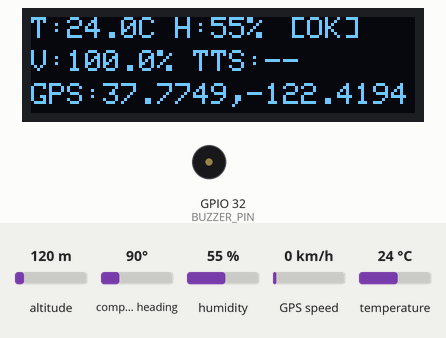
Simulated run of this sketch. Board: ESP32. Shown: 128×32 one-colour display, buzzer (waves = sounding, pin HIGH). Inputs (shaded band) come from the test bench; at power-on: humidity 55 %, temperature 24 °C, altitude 120 m, compass heading 90°, GPS speed 0 km/h. WiFi joins after 1.5 s; servers stay silent unless stated; uploads are accepted with an empty reply; the GPS gets a fix after 3 s at 37.7749, -122.4194 with 8 satellites; what the sketch prints to the serial monitor is not drawn.

Above: at 5.9 s.
6.0 s: humidity set to 22 %
At 8.4 s:
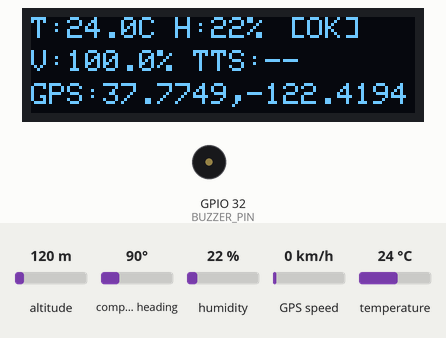
9.4 s: temperature set to 12 °C
At 12.0 s:
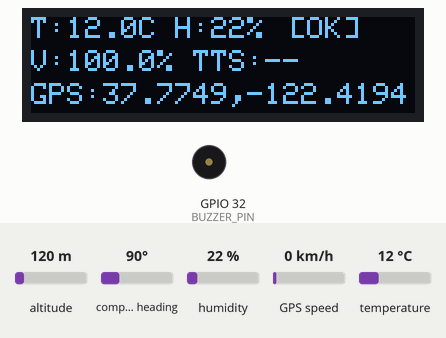
12.4 s: humidity set to 40 %
At 14.3 s:
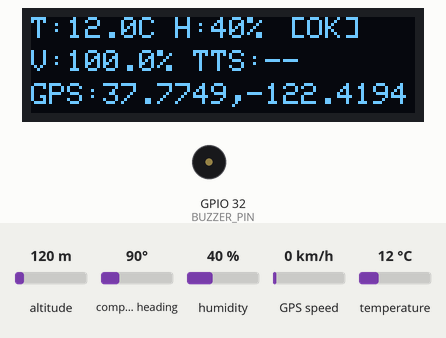
15.4 s: temperature set to 19 °C
At 17.9 s:
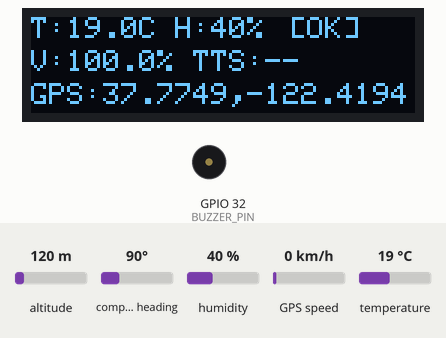
Timing chart, 0 to 19.4 s (numbered marks = the images above; inputs shaded):
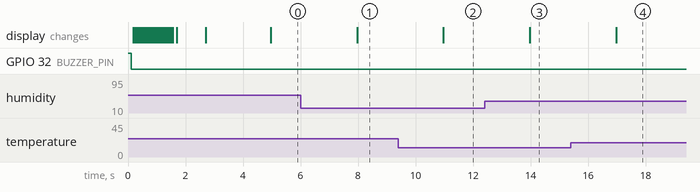

The sketch:

esp32_coldchain.ino
```cpp
/**
 * ============================================================================
 * AGESICHAIN COLD-CHAIN KINETIC MONITORING SYSTEM
 * Unified Production ESP32 Firmware
 * ============================================================================
 *
 * Hardware Pin Connections (Customized for your build):
 * ────────────────────────────────────────────────────────────────────────────
 * 1. OLED Display (0.91-inch, I2C, 128x32):
 *    - VCC  -> 3V3
 *    - GND  -> GND
 *    - SDA  -> GPIO 21 (D21)
 *    - SCL  -> GPIO 22 (D22)
 *    - Address: 0x3C
 *
 * 2. DHT11 Temperature & Humidity Sensor:
 *    - VCC (+)    -> 3V3
 *    - GND (-)    -> GND
 *    - DATA / OUT -> GPIO 2 (D2)
 *
 * 3. Buzzer:
 *    - Signal (+) -> GPIO 32 (D32)
 *    - GND (-)    -> GND
 *
 * 4. Neo-6M GPS Module (HardwareSerial 2):
 *    - VCC -> 3V3 / 5V
 *    - GND -> GND
 *    - TX  -> GPIO 16 (ESP32 RX2)
 *    - RX  -> GPIO 17 (ESP32 TX2)
 *
 * Target Cloud Server:
 * ────────────────────────────────────────────────────────────────────────────
 * https://ageischain.kirmadaa.tech/api/telemetry
 * ============================================================================
 */

#include <WiFi.h>
#include <WiFiClientSecure.h>
#include <HTTPClient.h>
#include <Wire.h>
#include <Adafruit_GFX.h>
#include <Adafruit_SSD1306.h>
#include <TinyGPS++.h>
#include "DHT.h"

// ────────────────────────────────────────────────────────────────────────────
// 1. WI-FI & CLOUD SERVER CONFIGURATION
// ────────────────────────────────────────────────────────────────────────────

// Your Hotspot Credentials:
const char* ssid     = "Pratik's S22";
const char* password = "COMPUTERguy";

// Live Production Cloud Server:
const char* SERVER_URL = "https://ageischain.kirmadaa.tech/api/telemetry";

// Device Identifier
const char* DEVICE_ID = "ESP32_01";

// 1-second transmission interval for responsive closed-loop buzzer control
const unsigned long readInterval = 1000;

// ────────────────────────────────────────────────────────────────────────────
// 2. HARDWARE PIN DEFINITIONS
// ────────────────────────────────────────────────────────────────────────────

#define DHTPIN      2        // DHT11 DATA pin on GPIO 2
#define DHTTYPE     DHT11    // DHT 11
#define BUZZER_PIN  32       // Buzzer Signal pin on GPIO 32

// GPS HardwareSerial 2 pins
#define RXD2        16       // Connect to Neo-6M GPS TX
#define TXD2        17       // Connect to Neo-6M GPS RX

// OLED 0.91-inch Display (128x32)
#define SCREEN_WIDTH 128
#define SCREEN_HEIGHT 32
#define OLED_RESET    -1
#define OLED_ADDR     0x3C
#define SDA_PIN       21
#define SCL_PIN       22

// ────────────────────────────────────────────────────────────────────────────
// 3. OBJECTS & STATE VARIABLES
// ────────────────────────────────────────────────────────────────────────────

Adafruit_SSD1306 display(SCREEN_WIDTH, SCREEN_HEIGHT, &Wire, OLED_RESET);
DHT dht(DHTPIN, DHTTYPE);
TinyGPSPlus gps;
HardwareSerial neogps(2);

// OLED Animation variables
const int cx = 64;
const int cy = 16;
const int radius = 11;
int angle = 0;
unsigned long startTime;

// Telemetry & Closed-Loop state
unsigned long lastReadTime = 0;
bool buzzerActiveFromServer = false;
float lastViability = 100.0;
float lastTimeToSpoil = 0.0;
int packetCount = 0;

// Persistent HTTPS client — reused across requests to avoid TLS re-handshake every cycle
// This is the main fix for the connect/disconnect flicker on mobile hotspot.
WiFiClientSecure secureClient;
bool clientReady = false;

// ────────────────────────────────────────────────────────────────────────────
// 4. OLED ANIMATION FUNCTIONS
// ────────────────────────────────────────────────────────────────────────────

void drawLoading() {
  display.clearDisplay();

  // Rotating circular loading indicator
  for (int i = 0; i < 270; i += 5) {
    float a = (angle + i) * PI / 180.0;
    int x = cx + round(radius * cos(a));
    int y = cy + round(radius * sin(a));
    display.drawPixel(x, y, SSD1306_WHITE);
  }

  // Rotating head
  float a = angle * PI / 180.0;
  int x = cx + round(radius * cos(a));
  int y = cy + round(radius * sin(a));
  display.fillCircle(x, y, 2, SSD1306_WHITE);

  display.display();
  angle = (angle + 15) % 360;
}

void drawTick() {
  display.clearDisplay();
  display.drawLine(43, 17, 55, 27, SSD1306_WHITE);
  display.drawLine(55, 27, 84, 5, SSD1306_WHITE);
  display.display();
}

void drawCross() {
  display.clearDisplay();
  display.drawLine(49, 5, 79, 27, SSD1306_WHITE);
  display.drawLine(79, 5, 49, 27, SSD1306_WHITE);
  display.display();
}

void showIP() {
  display.clearDisplay();
  display.setTextColor(SSD1306_WHITE);
  display.setTextSize(1);
  display.setCursor(0, 2);
  display.println(F("WiFi Connected!"));
  display.setCursor(0, 17);
  display.print(WiFi.localIP());
  display.display();

  Serial.print(F("ESP32 IP: "));
  Serial.println(WiFi.localIP());
}

// ────────────────────────────────────────────────────────────────────────────
// 5. RUNTIME OLED DASHBOARD SCREEN
// ────────────────────────────────────────────────────────────────────────────

void showLiveDashboard(float temp, float hum, bool hasLoc, double lat, double lng) {
  display.clearDisplay();
  display.setTextSize(1);
  display.setTextColor(SSD1306_WHITE);

  // Line 1: Temperature & Humidity
  display.setCursor(0, 0);
  display.print(F("T:"));
  display.print(temp, 1);
  display.print(F("C H:"));
  display.print(hum, 0);
  display.print(F("%"));

  // Line 1 Right: Status Badge
  display.setCursor(86, 0);
  if (buzzerActiveFromServer) {
    display.print(F("[ALARM]"));
  } else if (WiFi.status() == WL_CONNECTED) {
    display.print(F("[OK]"));
  } else {
    display.print(F("[DISC]"));
  }

  // Line 2: Potency Viability & Time to Spoil (received from cloud kinetics engine)
  display.setCursor(0, 11);
  display.print(F("V:"));
  display.print(lastViability, 1);
  display.print(F("% TTS:"));
  if (lastTimeToSpoil > 0) {
    display.print(lastTimeToSpoil, 1);
    display.print(F("h"));
  } else {
    display.print(F("--"));
  }

  // Line 3: GPS Coordinates or Searching status
  display.setCursor(0, 22);
  if (hasLoc) {
    display.print(F("GPS:"));
    display.print(lat, 4);
    display.print(F(","));
    display.print(lng, 4);
  } else {
    display.print(F("GPS:Acquiring Fix..."));
  }

  display.display();
}

// ────────────────────────────────────────────────────────────────────────────
// 6. CLOUD RESPONSE PARSER (Buzzer & Kinetic State)
// ────────────────────────────────────────────────────────────────────────────

void parseServerResponse(const String& payload) {
  // 1. Extract buzzer command from server and update pin immediately
  if (payload.indexOf("\"buzzer_active\":true") >= 0 || payload.indexOf("\"buzzer_active\": true") >= 0) {
    buzzerActiveFromServer = true;
    digitalWrite(BUZZER_PIN, HIGH);
  } else if (payload.indexOf("\"buzzer_active\":false") >= 0 || payload.indexOf("\"buzzer_active\": false") >= 0) {
    buzzerActiveFromServer = false;
    digitalWrite(BUZZER_PIN, LOW); // Cut off buzzer immediately!
  }

  Serial.print(F("[CLOUD SYNC] Buzzer: "));
  Serial.print(buzzerActiveFromServer ? F("ACTIVE (BUZZING)") : F("SILENT/OFF"));

  // 2. Extract cumulative viability fraction (e.g. 0.9984 -> 99.8%)
  int vIdx = payload.indexOf("\"cumulative_viability\":");
  if (vIdx > 0) {
    int start = vIdx + 23;
    while (start < payload.length() && (payload[start] == ' ' || payload[start] == ':')) start++;
    int end = start;
    while (end < payload.length() && (isdigit(payload[end]) || payload[end] == '.' || payload[end] == 'e' || payload[end] == 'E' || payload[end] == '-' || payload[end] == '+')) end++;
    float vVal = payload.substring(start, end).toFloat();
    if (vVal > 0) {
      lastViability = vVal * 100.0;
    }
  }

  // 3. Extract time to spoil
  int ttsIdx = payload.indexOf("\"time_to_spoil_hours\":");
  if (ttsIdx > 0) {
    int start = ttsIdx + 22;
    while (start < payload.length() && (payload[start] == ' ' || payload[start] == ':')) start++;
    int end = start;
    while (end < payload.length() && (isdigit(payload[end]) || payload[end] == '.' || payload[end] == 'e' || payload[end] == 'E' || payload[end] == '-' || payload[end] == '+')) end++;
    lastTimeToSpoil = payload.substring(start, end).toFloat();
  }

  Serial.print(F(" | Viability: "));
  Serial.print(lastViability, 1);
  Serial.print(F("% | TTS: "));
  Serial.print(lastTimeToSpoil, 1);
  Serial.println(F("h"));
}

// ────────────────────────────────────────────────────────────────────────────
// 7. SETUP
// ────────────────────────────────────────────────────────────────────────────

void setup() {
  Serial.begin(115200);

  // Buzzer on GPIO 32 - Quick boot beep to verify wiring
  pinMode(BUZZER_PIN, OUTPUT);
  digitalWrite(BUZZER_PIN, HIGH);
  delay(120);
  digitalWrite(BUZZER_PIN, LOW);

  // OLED Display on GPIO 21 (SDA) & GPIO 22 (SCL)
  Wire.begin(SDA_PIN, SCL_PIN);
  if (!display.begin(SSD1306_SWITCHCAPVCC, OLED_ADDR)) {
    Serial.println(F("OLED initialization failed!"));
  }

  display.clearDisplay();
  display.setTextColor(SSD1306_WHITE);
  display.setTextSize(1);
  display.setCursor(12, 12);
  display.println(F("Starting WiFi..."));
  display.display();

  // DHT11 Sensor on GPIO 2
  dht.begin();

  // Neo-6M GPS on HardwareSerial 2 (RX2 16, TX2 17)
  neogps.begin(9600, SERIAL_8N1, RXD2, TXD2);

  // Connect to Pratik's S22 Mobile Hotspot with Animated Screen
  WiFi.mode(WIFI_STA);
  WiFi.begin(ssid, password);
  startTime = millis();
  Serial.println(F("Connecting to Pratik's S22..."));

  while (WiFi.status() != WL_CONNECTED) {
    if (millis() - startTime >= 30000) {
      Serial.println(F("WiFi connection timeout!"));
      drawCross();
      delay(2000);
      break;
    }
    drawLoading();
    delay(50);
  }

  if (WiFi.status() == WL_CONNECTED) {
    drawTick();
    delay(1000);
    showIP();
    delay(2000);
  }
}

// ────────────────────────────────────────────────────────────────────────────
// 8. MAIN LOOP
// ────────────────────────────────────────────────────────────────────────────

void loop() {
  // Feed GPS serial stream continuously
  while (neogps.available() > 0) {
    gps.encode(neogps.read());
  }

  // Active Buzzer on GPIO 32 (Pulsed alert when cloud signals decay alarm)
  if (buzzerActiveFromServer) {
    digitalWrite(BUZZER_PIN, (millis() / 250) % 2 == 0 ? HIGH : LOW);
  } else {
    digitalWrite(BUZZER_PIN, LOW);
  }

  // Periodic Telemetry Execution every 1 second
  if (millis() - lastReadTime >= readInterval) {
    lastReadTime = millis();

    // 1. Read DHT11 Sensor
    float temp = dht.readTemperature();
    float hum  = dht.readHumidity();

    if (isnan(temp)) temp = 4.5; // Nominal WHO vaccine temperature fallback if unplugged
    if (isnan(hum))  hum  = 50.0;

    // 2. Read GPS Location
    bool hasLoc = gps.location.isValid() && gps.location.age() < 5000;
    double lat  = hasLoc ? gps.location.lat() : 18.5204;
    double lng  = hasLoc ? gps.location.lng() : 73.8567;
    float speed = (gps.speed.isValid() && gps.speed.age() < 5000) ? (float)gps.speed.kmph() : 0.0;

    // 3. Build single-line JSON payload for the cloud API
    String jsonPayload = "{\"device_id\":\"";
    jsonPayload += DEVICE_ID;
    jsonPayload += "\",\"timestamp\":0"; // 0 tells cloud server to stamp with atomic server clock
    jsonPayload += ",\"temperature\":";
    jsonPayload += String(temp, 2);
    jsonPayload += ",\"humidity\":";
    jsonPayload += String(hum, 1);
    jsonPayload += ",\"latitude\":";
    jsonPayload += String(lat, 5);
    jsonPayload += ",\"longitude\":";
    jsonPayload += String(lng, 5);
    jsonPayload += ",\"speed_kmh\":";
    jsonPayload += String(speed, 1);
    jsonPayload += "}";

    // Print to Serial monitor
    Serial.print(F("[TX #"));
    Serial.print(++packetCount);
    Serial.print(F("] "));
    Serial.println(jsonPayload);

    // 4. Send HTTP POST to Cloud Server (https://ageischain.kirmadaa.tech/api/telemetry)
    if (WiFi.status() == WL_CONNECTED) {
      // Initialise the persistent TLS client once (avoids full re-handshake every cycle)
      if (!clientReady) {
        secureClient.setInsecure(); // Trust Cloudflare certificate without CA bundle
        clientReady = true;
        Serial.println(F("[TLS] Secure client initialised"));
      }

      HTTPClient http;
      http.setReuse(true); // Keep-alive TLS connection across cycles
      if (http.begin(secureClient, SERVER_URL)) {
        http.addHeader("Content-Type", "application/json");
        http.addHeader("Connection", "keep-alive");
        http.setTimeout(3500);
        http.setConnectTimeout(3500);

        int httpResponseCode = http.POST(jsonPayload);
        if (httpResponseCode > 0) {
          String response = http.getString();
          parseServerResponse(response);
          Serial.print(F("[HTTP] Response code: "));
          Serial.println(httpResponseCode);
        } else {
          Serial.print(F("[HTTP ERROR] Code: "));
          Serial.print(httpResponseCode);
          Serial.println(F(" — retrying next cycle"));
          // Reset client so next cycle re-initialises TLS if connection broke
          clientReady = false;
        }
        http.end();
      } else {
        Serial.println(F("[HTTP] Failed to begin — resetting TLS client"));
        clientReady = false;
      }
    } else {
      // WiFi dropped — reconnect and reset TLS client
      Serial.println(F("[WiFi] Disconnected — reconnecting..."));
      clientReady = false;
      WiFi.reconnect();
    }

    // 5. Update 0.91-inch OLED Display with Live Stats
    showLiveDashboard(temp, hum, hasLoc, lat, lng);
  }
}
```

Measured:
- after the input at 6.0 s, the display: changes after 2.0 s (image 1)
- after the input at 9.4 s, the display: changes after 1.6 s (image 2)
- after the input at 12.4 s, the display: changes after 1.6 s (image 3)
- after the input at 15.4 s, the display: changes after 1.6 s (image 4)
